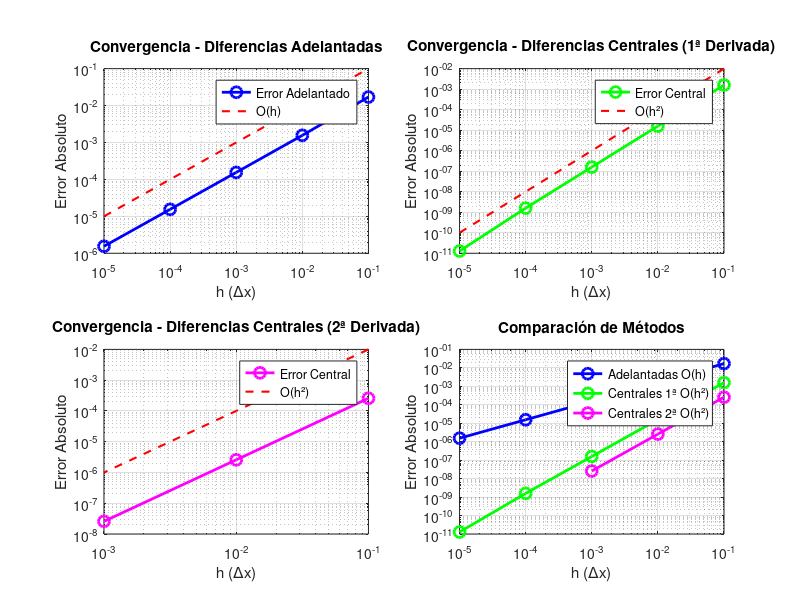

Reproduce this figure in MATLAB. (Note: this script raises an error after producing the figure.)
%% EJERCICIO 1 - DERIVACIÓN NUMÉRICA
% Análisis Numérico - TP2
% Derivación de la función seno en un punto

clear all; close all; clc;

%% CONFIGURACIÓN INICIAL
% Función a analizar: y = sen(x)
% Punto de evaluación: x = π/10
% Derivada exacta: cos(π/10) ≈ 0.951056516

x0 = pi/10;  % Punto de evaluación
f = @(x) sin(x);  % Función original
df_exact = @(x) cos(x);  % Primera derivada exacta
d2f_exact = @(x) -sin(x);  % Segunda derivada exacta

% Valor exacto de la primera derivada en x0
derivada_exacta_1 = df_exact(x0);
fprintf('Valor exacto de la primera derivada en x=π/10: %.9f\n', derivada_exacta_1);

% Valor exacto de la segunda derivada en x0
derivada_exacta_2 = d2f_exact(x0);
fprintf('Valor exacto de la segunda derivada en x=π/10: %.9f\n', derivada_exacta_2);

%% PARTE A) DIFERENCIAS ADELANTADAS (DOS PUNTOS)
% Fórmula: f'(x) ≈ (f(x+h) - f(x))/h
% Error: E = -(h/2)*f''(ξ) = O(h)

fprintf('\n=== PARTE A: DIFERENCIAS ADELANTADAS ===\n');

% Diferentes valores de h (Δx)
h_values = [0.00001, 0.0001, 0.001, 0.01, 0.1];

% Inicializar vectores para almacenar resultados
deriv_adelante = zeros(size(h_values));
error_adelante = zeros(size(h_values));

fprintf('h\t\tDerivada Adelante\tError Adelante\t\tlog(h)\t\tlog(Error)\n');
fprintf('---\t\t----------------\t---------------\t\t------\t\t----------\n');

for i = 1:length(h_values)
    h = h_values(i);
    
    % Calcular derivada por diferencias adelantadas
    deriv_adelante(i) = (f(x0 + h) - f(x0)) / h;
    
    % Calcular error absoluto
    error_adelante(i) = abs(deriv_adelante(i) - derivada_exacta_1);
    
    % Mostrar resultados
    fprintf('%.5f\t%.9f\t\t%.2e\t\t%.1f\t\t%.3f\n', ...
        h, deriv_adelante(i), error_adelante(i), log10(h), log10(error_adelante(i)));
end

% Calcular pendiente de la recta log(error) vs log(h)
log_h = log10(h_values);
log_error = log10(error_adelante);
pendiente_adelante = polyfit(log_h, log_error, 1);
fprintf('\nPendiente (orden de convergencia): %.2f\n', pendiente_adelante(1));

%% PARTE B) DIFERENCIAS CENTRALES (TRES PUNTOS) - PRIMERA DERIVADA
% Fórmula: f'(x) ≈ (f(x+h) - f(x-h))/(2h)
% Error: E = -(h²/6)*f'''(ξ) = O(h²)

fprintf('\n=== PARTE B: DIFERENCIAS CENTRALES (PRIMERA DERIVADA) ===\n');

% Inicializar vectores para almacenar resultados
deriv_central_1 = zeros(size(h_values));
error_central_1 = zeros(size(h_values));

fprintf('h\t\tDerivada Central\tError Central\t\tlog(h)\t\tlog(Error)\n');
fprintf('---\t\t----------------\t---------------\t\t------\t\t----------\n');

for i = 1:length(h_values)
    h = h_values(i);
    
    % Calcular derivada por diferencias centrales
    deriv_central_1(i) = (f(x0 + h) - f(x0 - h)) / (2*h);
    
    % Calcular error absoluto
    error_central_1(i) = abs(deriv_central_1(i) - derivada_exacta_1);
    
    % Mostrar resultados
    fprintf('%.5f\t%.9f\t\t%.2e\t\t%.1f\t\t%.3f\n', ...
        h, deriv_central_1(i), error_central_1(i), log10(h), log10(error_central_1(i)));
end

% Calcular pendiente de la recta log(error) vs log(h)
log_error_central_1 = log10(error_central_1);
pendiente_central_1 = polyfit(log_h, log_error_central_1, 1);
fprintf('\nPendiente (orden de convergencia): %.2f\n', pendiente_central_1(1));

%% PARTE C) DIFERENCIAS CENTRALES (TRES PUNTOS) - SEGUNDA DERIVADA
% Fórmula: f''(x) ≈ (f(x-h) - 2f(x) + f(x+h))/h²
% Error: E = (h²/12)*f''''(ξ) = O(h²)

fprintf('\n=== PARTE C: DIFERENCIAS CENTRALES (SEGUNDA DERIVADA) ===\n');

% Valores de h para segunda derivada (según el ejercicio)
h_values_2 = [0.1, 0.01, 0.001];

% Inicializar vectores para almacenar resultados
deriv_central_2 = zeros(size(h_values_2));
error_central_2 = zeros(size(h_values_2));

fprintf('h\t\tDerivada Central\tValor Exacto\t\tError Absoluto\tlog(h)\t\tlog(Error)\n');
fprintf('---\t\t----------------\t-------------\t\t---------------\t------\t\t----------\n');

for i = 1:length(h_values_2)
    h = h_values_2(i);
    
    % Calcular segunda derivada por diferencias centrales
    deriv_central_2(i) = (f(x0 - h) - 2*f(x0) + f(x0 + h)) / (h^2);
    
    % Calcular error absoluto
    error_central_2(i) = abs(deriv_central_2(i) - derivada_exacta_2);
    
    % Mostrar resultados
    fprintf('%.3f\t\t%.9f\t\t%.9f\t\t%.2e\t\t%.1f\t\t%.3f\n', ...
        h, deriv_central_2(i), derivada_exacta_2, error_central_2(i), ...
        log10(h), log10(error_central_2(i)));
end

% Calcular pendiente de la recta log(error) vs log(h)
log_h_2 = log10(h_values_2);
log_error_central_2 = log10(error_central_2);
pendiente_central_2 = polyfit(log_h_2, log_error_central_2, 1);
fprintf('\nPendiente (orden de convergencia): %.2f\n', pendiente_central_2(1));

%% GRÁFICOS DE CONVERGENCIA
fprintf('\n=== GRÁFICOS DE CONVERGENCIA ===\n');

figure('Position', [100, 100, 1200, 800]);

% Gráfico 1: Diferencias Adelantadas
subplot(2,2,1);
loglog(h_values, error_adelante, 'bo-', 'LineWidth', 2, 'MarkerSize', 8);
hold on;
loglog(h_values, h_values, 'r--', 'LineWidth', 1.5);  % Línea de referencia O(h)
xlabel('h (Δx)');
ylabel('Error Absoluto');
title('Convergencia - Diferencias Adelantadas');
legend('Error Adelantado', 'O(h)', 'Location', 'best');
grid on;

% Gráfico 2: Diferencias Centrales (Primera Derivada)
subplot(2,2,2);
loglog(h_values, error_central_1, 'go-', 'LineWidth', 2, 'MarkerSize', 8);
hold on;
loglog(h_values, h_values.^2, 'r--', 'LineWidth', 1.5);  % Línea de referencia O(h²)
xlabel('h (Δx)');
ylabel('Error Absoluto');
title('Convergencia - Diferencias Centrales (1ª Derivada)');
legend('Error Central', 'O(h²)', 'Location', 'best');
grid on;

% Gráfico 3: Diferencias Centrales (Segunda Derivada)
subplot(2,2,3);
loglog(h_values_2, error_central_2, 'mo-', 'LineWidth', 2, 'MarkerSize', 8);
hold on;
loglog(h_values_2, h_values_2.^2, 'r--', 'LineWidth', 1.5);  % Línea de referencia O(h²)
xlabel('h (Δx)');
ylabel('Error Absoluto');
title('Convergencia - Diferencias Centrales (2ª Derivada)');
legend('Error Central', 'O(h²)', 'Location', 'best');
grid on;

% Gráfico 4: Comparación de Métodos
subplot(2,2,4);
loglog(h_values, error_adelante, 'bo-', 'LineWidth', 2, 'MarkerSize', 8);
hold on;
loglog(h_values, error_central_1, 'go-', 'LineWidth', 2, 'MarkerSize', 8);
loglog(h_values_2, error_central_2, 'mo-', 'LineWidth', 2, 'MarkerSize', 8);
xlabel('h (Δx)');
ylabel('Error Absoluto');
title('Comparación de Métodos');
legend('Adelantadas O(h)', 'Centrales 1ª O(h²)', 'Centrales 2ª O(h²)', 'Location', 'best');
grid on;

sgtitle('Análisis de Convergencia - Derivación Numérica');

%% ANÁLISIS CONCEPTUAL
fprintf('\n=== ANÁLISIS CONCEPTUAL ===\n');

fprintf('\n1. GRADO DE EXACTITUD POLINÓMICA:\n');
fprintf('   - Diferencias Adelantadas (2 puntos): Exactas hasta grado 1\n');
fprintf('   - Diferencias Centrales 1ª derivada (3 puntos): Exactas hasta grado 2\n');
fprintf('   - Diferencias Centrales 2ª derivada (3 puntos): Exactas hasta grado 3\n');

fprintf('\n2. ORDEN DE CONVERGENCIAS OBSERVADAS:\n');
fprintf('   - Diferencias Adelantadas: %.2f (teórico: 1.0)\n', pendiente_adelante(1));
fprintf('   - Diferencias Centrales 1ª: %.2f (teórico: 2.0)\n', pendiente_central_1(1));
fprintf('   - Diferencias Centrales 2ª: %.2f (teórico: 2.0)\n', pendiente_central_2(1));

fprintf('\n3. COMPARACIÓN DE PRECISIÓN:\n');
fprintf('   Para la función y=sen(x):\n');
fprintf('   - En x=π/10: cos(π/10) ≈ %.6f\n', cos(pi/10));
fprintf('   - En x=π/1.8: cos(π/1.8) ≈ %.6f\n', cos(pi/1.8));
fprintf('   - La precisión depende del valor de f''(ξ) en cada punto\n');

fprintf('\n4. ERROR EN POLINOMIO DE GRADO 3:\n');
fprintf('   Si aplicamos diferencias centrales de 2ª derivada a un polinomio de grado 3:\n');
fprintf('   - El error sería C*h² donde C depende de f''''(ξ)\n');
fprintf('   - Para un polinomio de grado 3: f''''(x) = 0, por lo que el error sería 0\n');
fprintf('   - El método sería exacto para polinomios de grado ≤ 3\n');

fprintf('\n=== EJERCICIO COMPLETADO ===\n');
